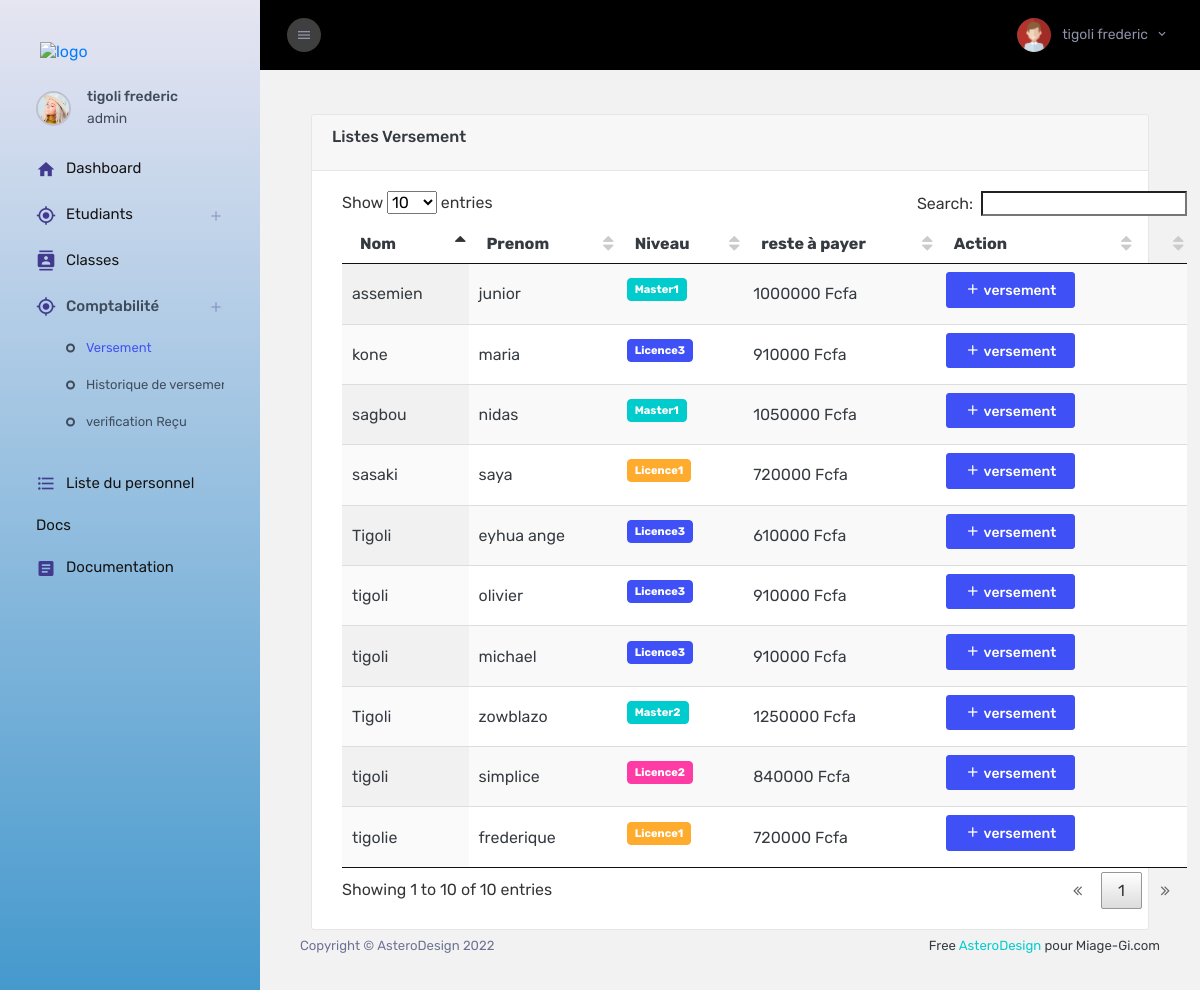
Page /pages/listeVersEtud.php (signed in) on the committed database.
### tables this page shows
CREATE TABLE IF NOT EXISTS `user` (
  `id_user` int(11) NOT NULL AUTO_INCREMENT,
  `nom` varchar(255) NOT NULL,
  `prenom` varchar(255) NOT NULL,
  `id_role` int(11) NOT NULL,
  `login` varchar(255) NOT NULL,
  `password` varchar(255) NOT NULL,
  `id_sexe` int(11) NOT NULL,
  PRIMARY KEY (`id_user`),
  KEY `id_role` (`id_role`),
  KEY `id_sexe` (`id_sexe`)
);

CREATE TABLE IF NOT EXISTS `compte_etud` (
  `idCompt` int(11) NOT NULL AUTO_INCREMENT,
  `id_etud` int(11) NOT NULL,
  `rest_pay` int(11) NOT NULL,
  PRIMARY KEY (`idCompt`),
  KEY `id_etud` (`id_etud`)
);

CREATE TABLE IF NOT EXISTS `etudiants` (
  `id_etud` int(11) NOT NULL AUTO_INCREMENT,
  `nom_etud` varchar(255) NOT NULL,
  `Prenom_etud` varchar(255) NOT NULL,
  `Dat_naiss` varchar(255) NOT NULL,
  `lieu_naiss` varchar(255) NOT NULL,
  `nationalite` varchar(255) NOT NULL,
  `id_niveau` int(11) NOT NULL,
  `id_sexe` int(11) NOT NULL,
  `photo` varchar(255) NOT NULL,
  `email` varchar(255) NOT NULL,
  `tel` varchar(11) NOT NULL,
  `tel_parent` varchar(11) NOT NULL,
  `anneescol` varchar(225) NOT NULL,
  PRIMARY KEY (`id_etud`),
  KEY `id_niveau` (`id_niveau`),
  KEY `id_sexe` (`id_sexe`)
);

CREATE TABLE IF NOT EXISTS `niveau` (
  `id_niveau` int(11) NOT NULL AUTO_INCREMENT,
  `libel_niveau` varchar(255) NOT NULL,
  PRIMARY KEY (`id_niveau`)
);

### pages/listeVersEtud.php (the view, shortened to what this page needs)
<!DOCTYPE html>
<html lang="fr">
    <head>
        <?php
        include('../includes/config.php');
        include "head.php";
        if(strlen($_SESSION['id_user'])==0)
    {
        header('location:login.php');
    }else{
        $iduser = $_SESSION['id_user'];
        $query = mysqli_query($con,"SELECT * FROM user WHERE id_user='$iduser'");
        $rst = mysqli_fetch_array($query);
    }
        ?>
    </head>
    <body>
        <div class="container-scroller">
        <?php
            if($rst['id_role'] == 2){
            include "sidebarSec.php";
            }elseif($rst['id_role'] == 3){
            include "sidebarCompt.php";
            }else{
            include "sidebar.php";
            }
        ?>
            <div class="container-fluid page-body-wrapper">
                <?php include "header.php"?>
                <div class="main-panel">
                    <div class="content-wrapper pb-0">
                        <div class="col-12">
                            <div class="card">
                                <div class="card-header">
                                    <h4 class="card-title">Listes versement</h4>
                                </div>
                                <div class="card-body">
                                    <div class="table-responsive">
                                        <table id="example" class="display" style="min-width: 845px">
                                            <thead>
                                                <tr>
                                                    <th>Nom</th>
                                                    <th>Prenom</th>
                                                    <th>Niveau</th>
                                                    <th>reste à payer</th>
                                                    <th>Action</th>
                                                    <th></th>
                                                </tr>
                                            </thead>
                                            <tbody>
                                                <?php
                                                $cpt = 0;
                                                    $sql = mysqli_query($con,"SELECT * FROM compte_etud");
                                                    while($result = mysqli_fetch_array($sql)){
                                                        $idetud = $result['id_etud'];
                                                        $sql2 = mysqli_query($con,"SELECT * FROM etudiants WHERE id_etud='$idetud'");
                                                        $result2 = mysqli_fetch_array($sql2);
                                                ?>
                                                <tr>
                                                    <td><?=$result2['nom_etud'] ?></td>
                                                    <td><?=$result2['Prenom_etud'] ?></td>
                                                    <?php
                                                        $idNiv = $result2['id_niveau'];
                                                        $sql1 = mysqli_query($con, "SELECT * FROM niveau WHERE id_niveau ='$idNiv'");
                                                        $rst1 = mysqli_fetch_array($sql1);
                                                        if($idNiv == 1){
                                                            $color = "badge-warning";
                                                        }elseif($idNiv == 2){
                                                            $color = "badge-danger";
                                                        }elseif($idNiv == 3){
                                                            $color = "badge-primary";
                                                        }else{
                                                            $color = "badge-success";
                                                        }
                                                    ?>
                                                    <td><label class="badge <?=$color?>"><?=$rst1['libel_niveau'] ?></label></td>
                                                    <td><?=$result['rest_pay'] ?> Fcfa</td>
                                                    <td>
                                                        <button type="button" class="btn btn-primary btn-icon-text mb-2"
                                                            data-bs-toggle="modal"
                                                            data-bs-target=".bd-example-modal-sm<?=$cpt?>">
                                                            <i class="mdi mdi-plus"></i>
                                                            versement
                                                        </button>
                                                    </td>
                                                    <td>
                                                    </td>
                                                </tr>
                                            <?php
                                             $cpt++;
                                            } ?>
                                        </table>
                                    </div>
                                </div>
                            </div>
                        </div>
                    </div>
                    <footer class="footer">
                        <div class="d-sm-flex justify-content-center justify-content-sm-between">
                            <span class="text-muted d-block text-center text-sm-left d-sm-inline-block">Copyright ©
                                AsteroDesign 2022</span>
                            <span class="float-none float-sm-right d-block mt-1 mt-sm-0 text-center"> Free <a
                                    href="http://asterodesign.ml/" target="_blank">AsteroDesign</a> pour Miage-Gi.com</span>
                        </div>
                    </footer>
                </div>
            </div>
        </div>
    </body>
</html>

### pages/sidebar.php (shortened to what this page needs)
<nav class="sidebar sidebar-offcanvas" id="sidebar">
      <div class="text-center sidebar-brand-wrapper d-flex align-items-center">
      <a class='sidebar-brand brand-logo' href='index.html'><img src='../assets/images/Miage_logo.png' alt='logo' /></a>
      </div>
      <ul class="nav">
        <li class="nav-item nav-profile">
          <a href="#" class="nav-link">
            <div class="nav-profile-image">
              <img src="../assets/images/faces/face1.jpg" alt="profile" />
            </div>
            <div class="nav-profile-text d-flex flex-column pr-3">
              <span class="font-weight-medium mb-2"><?=$rst['nom']?> <?=$rst['prenom']?></span>
              <span class="font-weight-normal"><?=$rst['login']?></span>
            </div>
          </a>
        </li>
        <li class="nav-item">
          <a class="nav-link" href="dashAdmin/index.php">
            <i class="mdi mdi-home menu-icon"></i>
            <span class="menu-title">Dashboard</span>
          </a>
        </li>
        <li class="nav-item">
          <a class="nav-link" data-toggle="collapse" href="#ui-basic" aria-expanded="false" aria-controls="ui-basic">
            <i class="mdi mdi-crosshairs-gps menu-icon"></i>
            <span class="menu-title">Etudiants</span>
            <i class="menu-arrow"></i>
          </a>
        </li>
        <li class="nav-item">
          <a class="nav-link" href="manage_classe.php">
            <i class="mdi mdi-contacts menu-icon"></i>
            <span class="menu-title">Classes</span>
          </a>
        </li>
        <li class="nav-item">
          <a class="nav-link" data-toggle="collapse" href="#ui-basic" aria-expanded="false" aria-controls="ui-basic">
            <i class="mdi mdi-crosshairs-gps menu-icon"></i>
            <span class="menu-title">Comptabilité</span>
            <i class="menu-arrow"></i>
          </a>
          <div class="collapse" id="ui-basic">
            <ul class="nav flex-column sub-menu">
              <li class="nav-item">
                <a class="nav-link" href="listeVersEtud.php">Versement</a>
              </li>
              <li class="nav-item">
                <a class="nav-link" href="historiqueVers.php">Historique de versement</a>
              </li>
              <li class="nav-item">
                <a class="nav-link" href="scan.php">verification Reçu</a>
              </li>
            </ul>
          </div>
        </li>
        <li class="nav-item">
          <a class="nav-link" href="List_persl.php">
            <i class="mdi mdi-format-list-bulleted menu-icon"></i>
            <span class="menu-title">Liste du personnel</span>
          </a>
        </li>
        <li class="nav-item">
          <span class="nav-link" href="#">
            <span class="menu-title">Docs</span>
          </span>
        </li>
        <li class="nav-item">
          <a class="nav-link" href="https://www.bootstrapdash.com/demo/breeze-free/documentation/documentation.php">
            <i class="mdi mdi-file-document-box menu-icon"></i>
            <span class="menu-title">Documentation</span>
          </a>
        </li>
      </ul>
    </nav>

### pages/header.php (shortened to what this page needs)
<nav class="navbar col-lg-12 col-12 p-lg-0 fixed-top d-flex flex-row">
  <div class="navbar-menu-wrapper d-flex align-items-stretch justify-content-between">
    <button class="navbar-toggler navbar-toggler align-self-center mr-2" type="button" data-toggle="minimize">
      <i class="mdi mdi-menu"></i>
    </button>
    <ul class="navbar-nav navbar-nav-right ml-lg-auto">
      <li class="nav-item nav-profile dropdown border-0">
        <a class="nav-link dropdown-toggle" id="profileDropdown" href="#" data-toggle="dropdown">
          <img class="nav-profile-img mr-2" alt="" src="../assets/images/faces-clipart/pic-1.png" />
          <span class="profile-name"><?=$rst['nom']?> <?=$rst['prenom']?></span>
        </a>
      </li>
    </ul>
  </div>
</nav>

### rows in the picture
user: nom "tigoli", prenom "frederic", login "admin"
compte_etud: id_etud.nom_etud "Tigoli", id_etud.Prenom_etud "eyhua ange", niveau.libel_niveau "Licence3", rest_pay "610000"
compte_etud: id_etud.nom_etud "kone", id_etud.Prenom_etud "maria", niveau.libel_niveau "Licence3", rest_pay "910000"
compte_etud: id_etud.nom_etud "tigoli", id_etud.Prenom_etud "olivier", niveau.libel_niveau "Licence3", rest_pay "910000"
compte_etud: id_etud.nom_etud "assemien", id_etud.Prenom_etud "junior", niveau.libel_niveau "Master1", rest_pay "1000000"
compte_etud: id_etud.nom_etud "tigoli", id_etud.Prenom_etud "michael", niveau.libel_niveau "Licence3", rest_pay "910000"
compte_etud: id_etud.nom_etud "sasaki", id_etud.Prenom_etud "saya", niveau.libel_niveau "Licence1", rest_pay "720000"
compte_etud: id_etud.nom_etud "sagbou", id_etud.Prenom_etud "nidas", niveau.libel_niveau "Master1", rest_pay "1050000"
compte_etud: id_etud.nom_etud "Tigoli", id_etud.Prenom_etud "zowblazo", niveau.libel_niveau "Master2", rest_pay "1250000"
compte_etud: id_etud.nom_etud "tigolie", id_etud.Prenom_etud "frederique", niveau.libel_niveau "Licence1", rest_pay "720000"
compte_etud: id_etud.nom_etud "tigoli", id_etud.Prenom_etud "simplice", niveau.libel_niveau "Licence2", rest_pay "840000"
